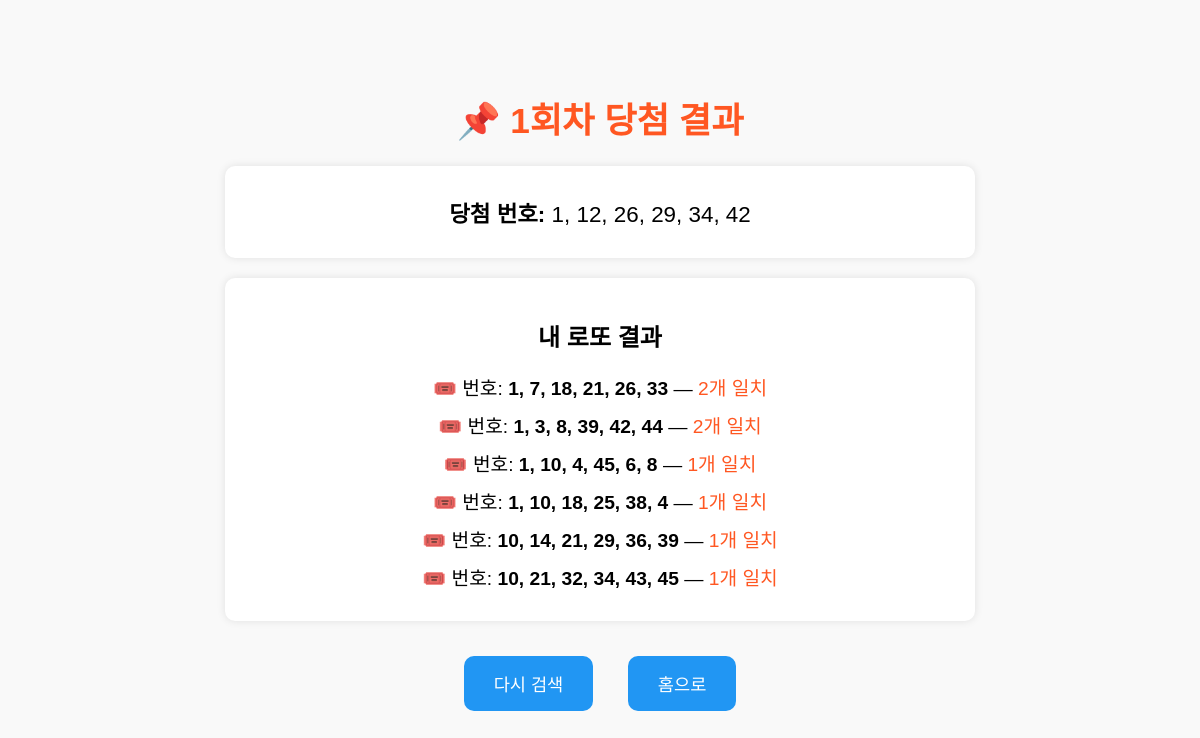
Page /lotto/check/1/ on the committed database.
### lotto/models.py (models this page shows)
class LottoDraw(models.Model):
    round = models.IntegerField(unique=True)
    winning_numbers = models.CharField(max_length=20)
    draw_date = models.DateTimeField(auto_now_add=True)

class LottoTicket(models.Model):
    user =  models.CharField(max_length=50)
    numbers = models.CharField(max_length=20)
    round = models.IntegerField(default=1)
    created_at = models.DateTimeField(auto_now_add=True)

### lotto/views.py (the view)
# urls.py: path('check/<int:round>/', views.check_result, name = 'check_result'),
def check_result(request, round):
    try:
        draw = LottoDraw.objects.get(round=round)
    except LottoDraw.DoesNotExist:
        return render(request, "lotto/check_result.html", {
            "error": f"{round}회차의 추첨 기록이 없습니다."
        })
    tickets = LottoTicket.objects.filter(round=draw.round)
    results = []
    winning_numbers = set(map(int, draw.winning_numbers.split(", ")))
    for t in tickets:
        ticket_numbers = set(map(int, t.numbers.split(", ")))
        matched = len(ticket_numbers & winning_numbers)
        results.append({"ticket": t.numbers, "matched": matched})
    return render(request, "lotto/check_result.html", {
        "round": round,
        "draw": draw,
        "results": results
    })

### lotto/templates/lotto/check_result.html (shortened to what this page needs)
<!DOCTYPE html>
<html lang="ko">
<head>
</head>
<body>
    <h1>📌 {{ round }}회차 당첨 결과</h1>
    <div class="box">
        <p class="numbers"><strong>당첨 번호:</strong> {{ draw.winning_numbers }}</p>
    </div>
    <div class="box">
        <h2>내 로또 결과</h2>
        {% if results %}
            {% for r in results %}
                <p class="result-item">
                    🎟️ 번호: <strong>{{ r.ticket }}</strong> —
                    <span style="color: #FF5722;">{{ r.matched }}개 일치</span>
                </p>
            {% endfor %}
        {% else %}
            <p>구매한 로또가 없습니다.</p>
        {% endif %}
    </div>
    <a class="button" href="{% url 'check_result_page' %}">다시 검색</a>
    <a class="button home-btn" href="{% url 'index' %}">홈으로</a>
</body>
</html>

### lotto/templates/lotto/check_result.html (style rules this page uses)
body { font-family: Arial, sans-serif; text-align: center; padding-top: 60px; background: #f9f9f9; }
h1 { font-size: 2.2em; color: #FF5722; }
.box { margin: 20px auto; padding: 20px; width: 60%; background: white; border-radius: 10px; box-shadow: 0px 0px 8px rgba(0,0,0,0.1); }
.numbers { font-size: 1.4em; margin: 10px 0; }
.result-item { font-size: 1.2em; margin: 10px 0; }
a.button { display: inline-block; margin: 15px; padding: 15px 30px; font-size: 1.1em; background: #2196F3; color: white; text-decoration: none; border-radius: 10px; transition: background 0.3s; }
.home-btn { background: #4CAF50; }

### rows in the picture
LottoDraw: winning_numbers "1, 12, 26, 29, 34, 42"
LottoTicket: ticket "1, 7, 18, 21, 26, 33"
LottoTicket: ticket "1, 3, 8, 39, 42, 44"
LottoTicket: ticket "1, 10, 4, 45, 6, 8"
LottoTicket: ticket "1, 10, 18, 25, 38, 4"
LottoTicket: ticket "10, 14, 21, 29, 36, 39"
LottoTicket: ticket "10, 21, 32, 34, 43, 45"

### other values in the picture
{{ round }} "1"
{{ r.matched }} "2" "2" "1" "1" "1" "1"
